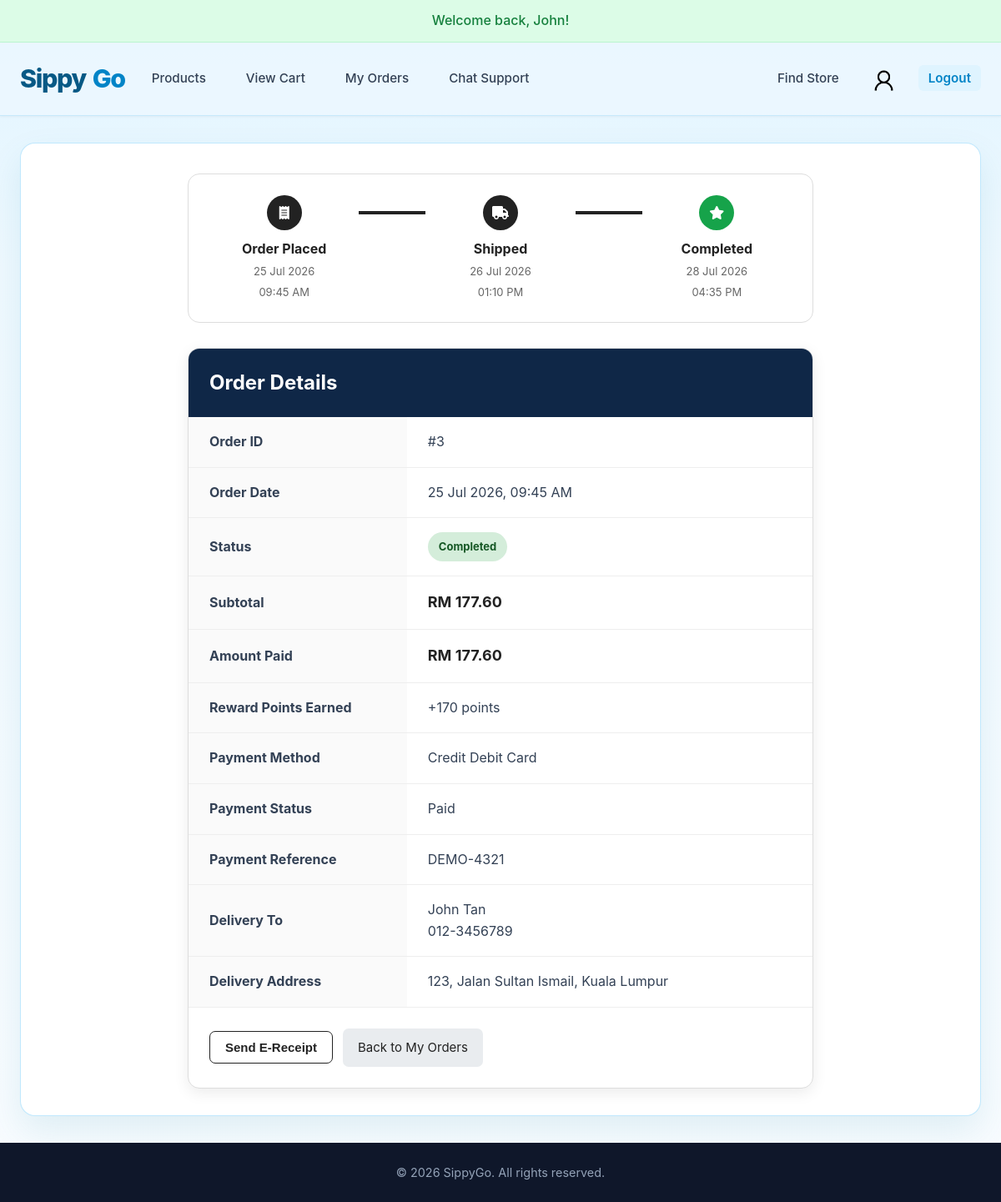
Screenshot of /order_detail.php?id=3 (signed in) with the database file from the repository.
### tables this page shows
CREATE TABLE `orders` (
  `order_id` INT(11) NOT NULL AUTO_INCREMENT,
  `user_id` INT(11) NOT NULL,
  `order_date` TIMESTAMP DEFAULT CURRENT_TIMESTAMP,
  `shipped_at` TIMESTAMP NULL DEFAULT NULL,
  `completed_at` TIMESTAMP NULL DEFAULT NULL,
  `cancelled_at` TIMESTAMP NULL DEFAULT NULL,
  `total_amount` DECIMAL(10, 2) NOT NULL,
  `subtotal_amount` DECIMAL(10, 2) NOT NULL DEFAULT 0.00,
  `points_used` INT UNSIGNED NOT NULL DEFAULT 0,
  `points_discount` DECIMAL(10, 2) NOT NULL DEFAULT 0.00,
  `points_earned` INT UNSIGNED NOT NULL DEFAULT 0,
  `status` ENUM('pending', 'shipped', 'completed', 'cancelled') NOT NULL DEFAULT 'pending',
  `recipient_name` VARCHAR(100) NOT NULL,
  `shipping_address` TEXT NOT NULL,
  `phone_number` VARCHAR(20) NOT NULL,
  `address_updated` TINYINT(1) NOT NULL DEFAULT 0,
  `payment_method` VARCHAR(30) NOT NULL DEFAULT 'cash_on_delivery',
  `payment_reference` VARCHAR(100) DEFAULT NULL,
  `payment_status` ENUM('pending', 'paid') NOT NULL DEFAULT 'pending',
  PRIMARY KEY (`order_id`),
  CONSTRAINT `fk_order_user` FOREIGN KEY (`user_id`) 
    REFERENCES `users`(`user_id`) 
    ON DELETE CASCADE
);

### _base.php (called while the page is built, shortened)
<?php
function encode($value) {
    return htmlentities($value);
}

### order_detail.php (the view, shortened to what this page needs)
<?php
require_once "_base.php";
$user_id = (int) $_SESSION['users']->user_id;
$order_id = (int) $_GET["id"];
try {
    $sql = "SELECT
                order_id,
                user_id,
                order_date,
                shipped_at,
                completed_at,
                cancelled_at,
                total_amount,
                subtotal_amount,
                points_used,
                points_discount,
                points_earned,
                status,
                payment_method,
                payment_reference,
                payment_status,
                recipient_name,
                phone_number,
                shipping_address,
                address_updated
            FROM orders
            WHERE order_id = :order_id
            AND user_id = :user_id";
    $stmt = $_db->prepare($sql);
    $stmt->execute([
        "order_id" => $order_id,
        "user_id" => $user_id
    ]);
    $order = $stmt->fetch(PDO::FETCH_ASSOC);
} catch (PDOException $e) {
    die("Unable to retrieve order: " . $e->getMessage());
}
$status = strtolower($order["status"]);
$payment_method = ucwords(str_replace('_', ' ', $order["payment_method"]));
$payment_status = ucfirst($order["payment_status"]);
require "_head.php";
?>
<div class="order-detail-container">
<div class="order-tracking">
<div class="tracking-step completed-step">
    <div class="tracking-circle">
        <i class="fa-solid fa-receipt"></i>
    </div>
    <div class="tracking-info">
        <strong>Order Placed</strong>
        <span>
            <?= date("d M Y", strtotime($order["order_date"])) ?>
        </span>
        <span>
            <?= date("h:i A", strtotime($order["order_date"])) ?>
        </span>
    </div>
</div>
<?php if ($status !== "cancelled"): ?>
    <div class="tracking-line
        <?= !empty($order["shipped_at"]) ? "active-line" : "" ?>">
    </div>
    <div class="tracking-step
        <?= !empty($order["shipped_at"]) ? "completed-step" : "" ?>">
        <div class="tracking-circle">
            <i class="fa-solid fa-truck"></i>
        </div>
        <div class="tracking-info">
        <strong>Shipped</strong>
            <?php if (!empty($order["shipped_at"])): ?>
                <span>
                    <?= date("d M Y", strtotime($order["shipped_at"])) ?>
                </span>
                <span>
                    <?= date("h:i A", strtotime($order["shipped_at"])) ?>
                </span>
            <?php endif; ?>
        </div>
    </div>
    <div class="tracking-line
        <?= !empty($order["completed_at"]) ? "active-line" : "" ?>">
    </div>
<?php else: ?>
    <div class="tracking-line active-line"></div>
<?php endif; ?>
<div class="tracking-step
    <?= (!empty($order["completed_at"]) || !empty($order["cancelled_at"]))
        ? "completed-step"
        : "" ?>
    <?= ($status !== "cancelled" && !empty($order["completed_at"]))
        ? "completed-status-step"
        : "" ?>
    <?= ($status === "cancelled" && !empty($order["cancelled_at"]))
        ? "cancelled-status-step"
        : "" ?>">
        <div class="tracking-circle">
        <?php if ($status === "cancelled"): ?>
            <i class="fa-solid fa-xmark"></i>
        <?php else: ?>
            <i class="fa-solid fa-star"></i>
        <?php endif; ?>
</div>
    <div class="tracking-info">
        <?php if ($status === "cancelled"): ?>
            <strong>Cancelled</strong>
            <?php if (!empty($order["cancelled_at"])): ?>
                <span>
                    <?= date("d M Y", strtotime($order["cancelled_at"])) ?>
                </span>
                <span>
                    <?= date("h:i A", strtotime($order["cancelled_at"])) ?>
                </span>
            <?php endif; ?>
        <?php else: ?>
            <strong>Completed</strong>
            <?php if (!empty($order["completed_at"])): ?>
                <span>
                    <?= date("d M Y", strtotime($order["completed_at"])) ?>
                </span>
                <span>
                    <?= date("h:i A", strtotime($order["completed_at"])) ?>
                </span>
            <?php else: ?>
                <span class="tracking-pending">
                    Pending
                </span>
            <?php endif; ?>
        <?php endif; ?>
    </div>
</div>
</div>
    <div class="detail-card">
        <div class="card-header">
            <h2>
                Order Details
            </h2>
        </div>
        <table class="order-detail-table">
            <tr>
                <th>Order ID</th>
                <td>
                    #<?= encode($order["order_id"]) ?>
                </td>
            </tr>
            <tr>
                <th>Order Date</th>
                <td>
                    <?= date("d M Y, h:i A", strtotime($order["order_date"])) ?>
                </td>
            </tr>
            <tr>
                <th>Status</th>
                <td>
                    <span class="status status-<?= encode($status) ?>">
                        <?= ucfirst(encode($status)) ?>
                    </span>
                </td>
            </tr>
            <tr>
                <th>Subtotal</th>
                <td class="amount">
                    RM <?= number_format((float) $order["subtotal_amount"], 2) ?>
                </td>
            </tr>
            <tr>
                <th>Amount Paid</th>
                <td class="amount">
                    RM <?= number_format((float) $order["total_amount"], 2) ?>
                </td>
            </tr>
            <tr>
                <th>Reward Points Earned</th>
                <td>+<?= number_format((int) $order["points_earned"]) ?> points</td>
            </tr>
            <tr>
                <th>Payment Method</th>
                <td><?= encode($payment_method) ?></td>
            </tr>
            <tr>
                <th>Payment Status</th>
                <td><?= encode($payment_status) ?></td>
            </tr>
            <?php if ($order["payment_reference"]): ?>
            <tr>
                <th>Payment Reference</th>
                <td><?= encode($order["payment_reference"]) ?></td>
            </tr>
            <?php endif; ?>
            <tr>
                <th>Delivery To</th>
                <td>
                    <?= encode($order['recipient_name']) ?><br>
                    <?= encode($order['phone_number']) ?>
                </td>
            </tr>
            <tr>
                <th>Delivery Address</th>
                <td><?= nl2br(encode($order['shipping_address'])) ?></td>
            </tr>
        </table>
        <div class="button-area">
            <form method="post" class="receipt-form">
                <button type="submit" class="receipt-button">Send E-Receipt</button>
            </form>
            <a class="back-button" href="order_history.php">Back to My Orders</a>
        </div>
    </div>
</div>
<?php require "_foot.php"; ?>

### css/main.css (style rules this page uses)
:root { --primary: #0284c7; --primary-hover: #0369a1; --primary-light: #dff4ff; --dark: #0f172a; --text-main: #334155; --text-muted: #64748b; --bg-main: #eff9ff; --card-bg: #ffffff; --border-color: #e2e8f0; --shadow-sm: 0 1px 3px rgba(0,0,0,0.05); --shadow-md: 0 4px 12px rgba(0,0,0,0.08); --shadow-lg: 0 10px 25px rgba(0,0,0,0.12); --radius: 10px; --transition: all 0.2s cubic-bezier(0.4, 0, 0.2, 1); }
* { box-sizing: border-box; }
html, body { min-height: 100%; }
body { margin: 0; min-height: 100vh; display: flex; flex-direction: column; font-family: -apple-system, BlinkMacSystemFont, "Segoe UI", Roboto, "Helvetica Neue", Arial, sans-serif; line-height: 1.6; color: var(--text-main); background: linear-gradient(180deg, #dff4ff 0, var(--bg-main) 320px, #f8fcff 100%); }

### css/orders.css (style rules this page uses)
.status { display: inline-block; padding: 7px 13px; border-radius: 20px; font-size: 13px; font-weight: bold; text-transform: capitalize; }
.status-completed { background-color: #d4edda; color: #155724; }
.amount { color: #222222; font-size: 18px; font-weight: bold; }
.order-detail-container { width: 100%; max-width: 750px; margin: 0 auto; }
.detail-card { overflow: hidden; background-color: #ffffff; border: 1px solid #dddddd; border-radius: 14px; box-shadow: 0 5px 18px rgba(0, 0, 0, 0.08); }
.card-header { padding: 22px 25px; background-color: #0f2747; color: #ffffff; }
.card-header h2 { margin: 0; }
.order-detail-table { width: 100%; border-collapse: collapse; }
.order-detail-table th, .order-detail-table td { padding: 17px 25px; border-bottom: 1px solid #eeeeee; text-align: left; }
.order-detail-table th { width: 35%; background-color: #fafafa; }
.button-area { padding: 25px; display: flex; flex-wrap: wrap; gap: 12px; align-items: center; }
.receipt-form { margin: 0; }
.receipt-button { padding: 10px 18px; border: 1px solid #222222; border-radius: 7px; background: #ffffff; color: #222222; font-size: 15px; font-weight: bold; cursor: pointer; }
.back-button { display: inline-block; padding: 10px 18px; border-radius: 7px; background-color: #222222; color: #ffffff; text-decoration: none; }
.button-group button, .back-button { padding: 11px 18px; border-radius: 7px; font-size: 15px; }
.back-button { display: inline-block; background-color: #e9ecef; color: #222222; text-decoration: none; }
.order-tracking { display: grid; grid-template-columns: 1fr 80px 1fr 80px 1fr; align-items: start; width: 100%; max-width: 850px; margin: 0 auto 30px; padding: 25px; background-color: #ffffff; border: 1px solid #dddddd; border-radius: 14px; }
.tracking-step { text-align: center; }
.tracking-circle { width: 42px; height: 42px; margin: 0 auto 10px; display: flex; align-items: center; justify-content: center; border-radius: 50%; background-color: #dddddd; color: #666666; font-weight: bold; font-size: 16px; }
.completed-step .tracking-circle { background-color: #222222; color: #ffffff; }
.completed-status-step .tracking-circle { background-color: #16a34a; }
.tracking-line { height: 4px; margin-top: 19px; background-color: #dddddd; }
.active-line { background-color: #222222; }
.tracking-info { display: flex; flex-direction: column; align-items: center; gap: 4px; }
.tracking-info strong { font-size: 16px; color: #222222; }
.tracking-info span { font-size: 13px; color: #666666; }

### rows the page displays
orders: order_date "25 Jul 2026", order_date "09:45 AM", shipped_at "26 Jul 2026", shipped_at "01:10 PM", completed_at "28 Jul 2026", completed_at "04:35 PM", order_id "3", order_date "25 Jul 2026, 09:45 AM", status "Completed", subtotal_amount "177.60", total_amount "177.60", points_earned "170", payment_method "Credit Debit Card", payment_status "Paid", payment_reference "DEMO-4321", recipient_name "John Tan", phone_number "012-3456789", shipping_address "123, Jalan Sultan Ismail, Kuala Lumpur"

### other values shown
$error_message ?: temp('info') "Welcome back, John!"
